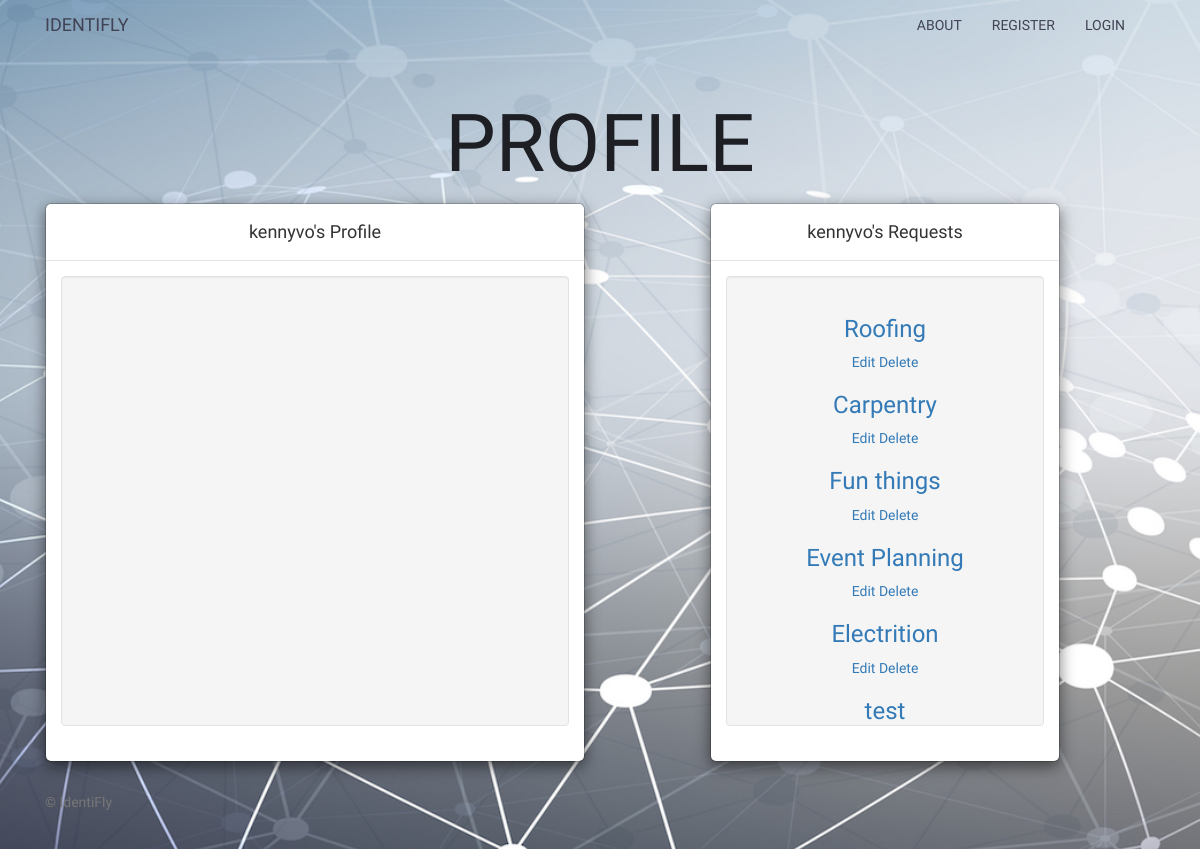
The app's page /user/kennyvo/ with its own data.
### main_app/models.py (models this page shows, shortened)
class Listing(models.Model):
    user = models.ForeignKey(User)
    topic = models.CharField(verbose_name='Topic', max_length=100)
    description = models.CharField(verbose_name='Description', max_length=100)
    budget = models.DecimalField(verbose_name='Budget', max_digits=10, decimal_places=2)
    location = models.CharField(verbose_name='Location', max_length=50)
    requirement1 = models.CharField(verbose_name='Requirements(1)', max_length=50)
    requirement2 = models.CharField(verbose_name='Requirements(2)', max_length=50)
    requirement3 = models.CharField(verbose_name='Requirements(3)', max_length=50)
    date = models.DateField(verbose_name='Date Posted', default=datetime.now, blank=True)

### main_app/views.py (the view)
# urls.py: url(r'^user/(\w+)/$', views.profile, name="profile"),
def profile(request, username):
    user = User.objects.get(username=username)
    print("User: ", user.email)
    listings = Listing.objects.filter(user=user)
    return render(request, 'profile.html', {'username': username, 'listings': listings})

### main_app/templates/profile.html (shortened to what this page needs)
{% extends 'base.html' %} {% load staticfiles %} {% block content %}
<header>
  <div class="text-center">
    <h2 class="profile-header"> Profile </h2>
  </div>
</header>
<div class="container">
  <div class="row">
    <div class="col-md-6">
      <div class="modal-content">
        <div class="modal-header">
          <h4 class="modal-title text-center" id="myModalLabel">{{username}}'s Profile</h4>
        </div>
        <div class="modal-body">
          <div class="row">
            <div class="col-xs-12">
              <div class="well text-center scroll">
              </div>
            </div>
          </div>
        </div>
      </div>
    </div>
    <div class="modal-dialog col-md-4 col-md-offset-4" style=
    "margin-top: 0px;">
      <div class="modal-content">
        <div class="modal-header">
          <h4 class="modal-title text-center" id="myModalLabel">{{username}}'s Requests</h4>
        </div>
        <div class="modal-body">
          <div class="row">
            <div class="col-xs-12">
              <div class="well text-center scroll">
          {% for listing in listings %}
            <a href="/{{listing.id}}">
              <h3>{{ listing.topic }}</h3>
            </a>
            <a href="{% url 'update_listing' listing.id %}">Edit</a>
            <a href="{% url 'delete_listing' listing.id %}">Delete</a> {% endfor %}
              </div>
            </div>
          </div>
        </div>
      </div>
    </div>
  </div>
</div>
{% endblock %}

### main_app/static/style.css (style rules this page uses)
header { position: relative; width: 100%; min-height: auto; text-align: center; background-attachment: fixed; background-position: center; background-repeat: no-repeat; background-size: cover; min-height: 100%; }
.profile-header { font-size: 80px; margin-bottom: 15px; margin-top: 50px; }
h2 { margin-top: 5px; color: #1e1f25; font-family: 'Josefin Sans', sans-serif; text-transform: uppercase; }
.scroll { height: 450px; overflow-y: auto; }

### records on screen
Listing: topic "Roofing"
Listing: topic "Carpentry"
Listing: topic "Fun things"
Listing: topic "Event Planning"
Listing: topic "Electrition"
Listing: topic "test"

### other values on screen
{{ username }} "kennyvo"
